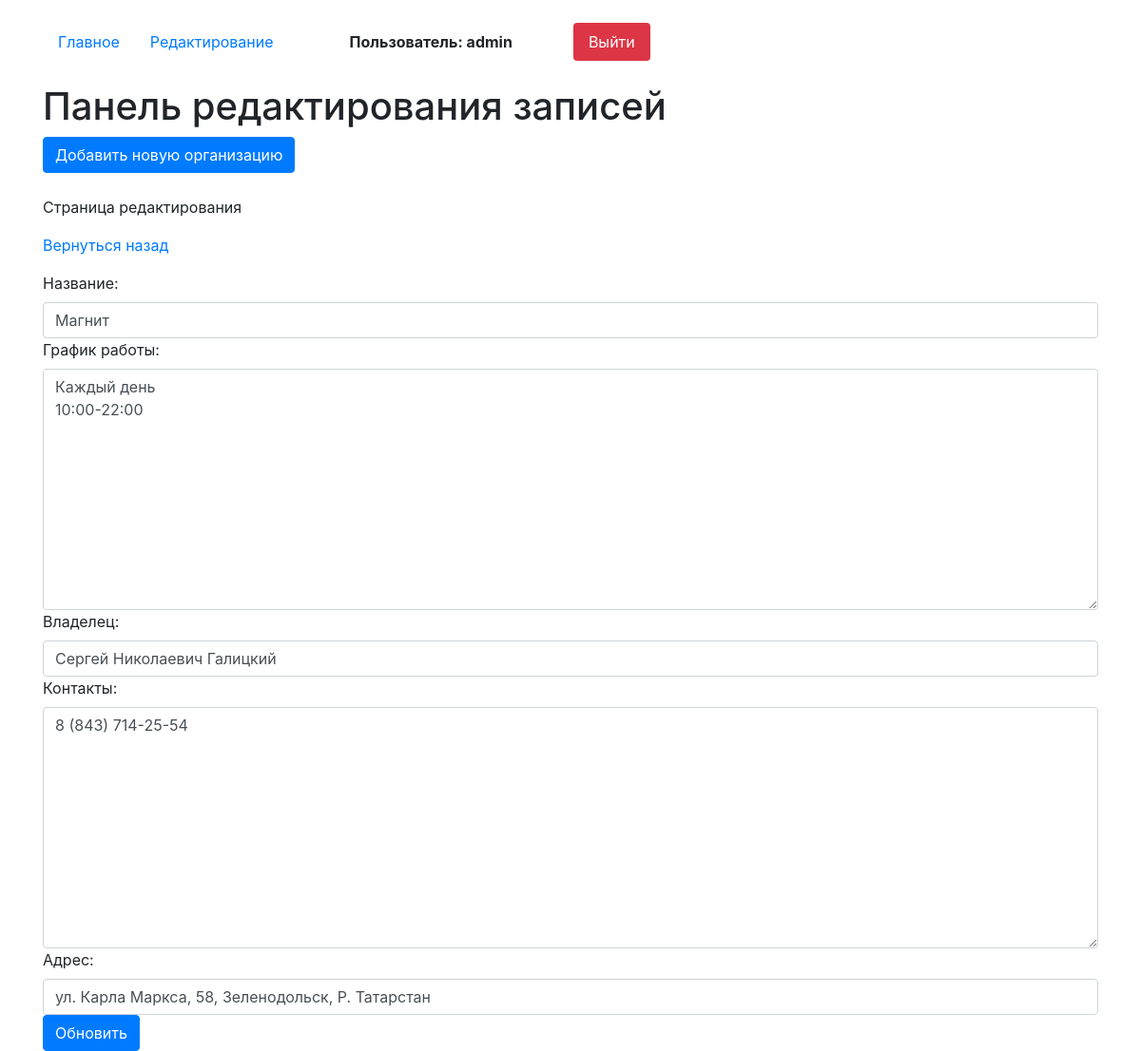
The page /update-page/26/ (signed in) on the database its author committed.
### app/models.py (models this page shows, shortened)
class Organisation(models.Model):
    author = models.ForeignKey(User, on_delete=models.CASCADE, verbose_name='Создатель записи',blank=True, null=True)
    create_date = models.DateTimeField(auto_now=True)
    name = models.CharField(max_length=50, null=True, verbose_name='Название')
    schedule  = models.TextField(null=True, verbose_name='График работы')
    owner = models.CharField(max_length=50, null=True, verbose_name='Владелец')
    contacts = models.TextField(null=True, verbose_name='Контакты')
    address = models. CharField(max_length=200, null=True, verbose_name='Адрес')
    class Meta:
        verbose_name =  'Организация'
        verbose_name_plural = 'Организации'

### app/views.py (the view)
# urls.py: path('update-page/<int:pk>/', views.OrganisationUpdateView.as_view(), name='update_page'),
class OrganisationUpdateView(LoginRequiredMixin, CustomSuccessMessageMixin, UpdateView):
    model = Organisation
    template_name = 'edit_page.html'
    form_class = OrganisationForm
    success_url = reverse_lazy('edit_page')
    success_msg = 'Запись успешно обновлена'
    def get_context_data(self, **kwargs):
        kwargs['update'] = True
        return super().get_context_data(**kwargs)
    def get_form_kwargs(self):
        kwargs = super().get_form_kwargs()
        if self.request.user !=  kwargs['instance'].author:
            return self.handle_no_permission()
        return kwargs

### app/forms.py
class OrganisationForm(forms.ModelForm):
    class Meta:
        model = Organisation
        fields = ('name','schedule','owner','contacts','address' )
    def __init__(self, *args, **kwargs):
        super().__init__(*args, **kwargs)
        for field in self.fields:
            self.fields[field].widget.attrs['class'] = 'form-control'

### app/templates/edit_page.html (shortened to what this page needs)
{% extends 'index.html' %}
{% block content %}
    <h1 class="mt-4">Панель редактирования записей</h1>
    <button type="button" class="btn btn-primary" data-toggle="modal" data-target="#exampleModal">
        Добавить новую организацию
    </button>
    {% if update %}
    <p class="mt-4 "/>Страница редактирования</p>
    <p><a href="{% url 'edit_page' %}">Вернуться назад</a></p>
    <form id="update_data" method="post">
        {{form}}
    </form>
    <button form="update_data" type="submit" class="btn btn-primary">Обновить</button>
{% endif %}
{% endblock %}

### app/templates/index.html (shortened to what this page needs)
<!doctype html>
<html lang="en">
  <head>
    <link rel="stylesheet" href="https://stackpath.bootstrapcdn.com/bootstrap/4.5.0/css/bootstrap.min.css">
  </head>
  <body>
  <div class="container mt-4">
  <ul class="nav nav-pills">
  <li class="nav-item">
  {% url 'home' as url_home %}
    <a class="nav-link {% if url_home == request.path %}active {% endif %}" href="{{url_home}}">Главное</a>
  </li>
  <li class="nav-item">
  {% url 'edit_page' as url_edit_page %}
    <a class="nav-link {% if url_edit_page == request.path %} active {% endif %}" href={{url_edit_page}}>Редактирование</a>
  </li>
  {% if request.user.is_authenticated%}
  <li class="nav-item">
    <a class="nav-link ml-5 color:red"><b>Пользователь: {{request.user}}</b></a>
  </li>
  <li class="nav-item">
  {% url 'logout_page' as url_logout_page %}
    <a class="nav-link btn-danger ml-5" href="{{url_logout_page}}">Выйти</a>
  </li>
  {% endif %}
</ul>
{% block content %}{% endblock %}
</div>
  </body>
</html>

### rows shown on the page
Organisation: name "Магнит", schedule "Каждый день 10:00-22:00", owner "Сергей Николаевич Галицкий", contacts "8 (843) 714-25-54", address "ул. Карла Маркса, 58, Зеленодольск, Р. Татарстан"

### other values the page prints
{{ request.user }} "admin"
